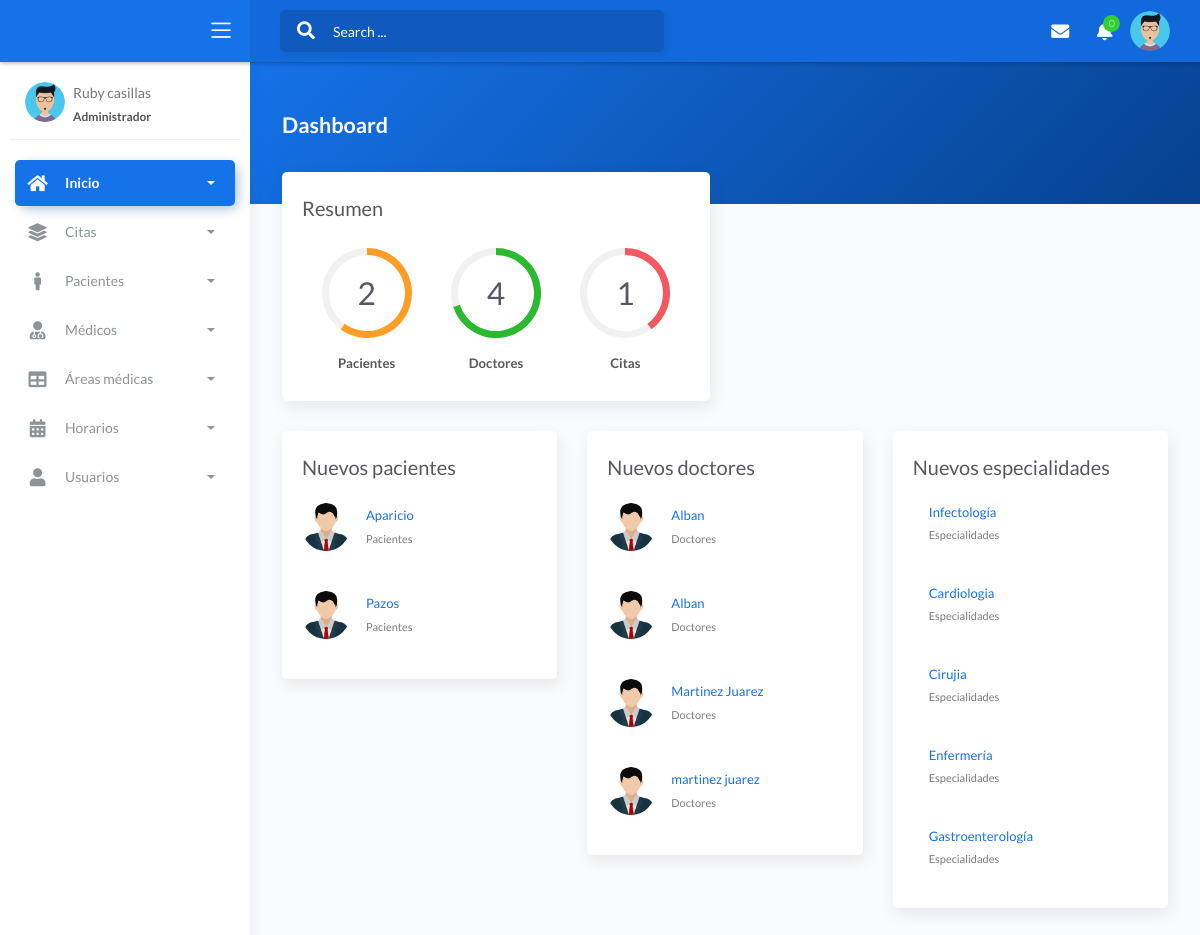
Screenshot of /view/admin/admin.php (signed in) with the database file from the repository.
### tables this page shows
CREATE TABLE `customers` (
  `codpaci` int(11) NOT NULL,
  `dnipa` char(8) NOT NULL,
  `nombrep` varchar(50) NOT NULL,
  `apellidop` varchar(50) NOT NULL,
  `seguro` char(10) NOT NULL,
  `tele` char(9) NOT NULL,
  `sexo` char(15) NOT NULL,
  `usuario` varchar(15) NOT NULL,
  `clave` varchar(255) NOT NULL,
  `cargo` char(1) NOT NULL,
  `estado` varchar(15) NOT NULL,
  `fecha_create` timestamp NOT NULL DEFAULT current_timestamp() ON UPDATE current_timestamp()
);

CREATE TABLE `doctor` (
  `coddoc` int(11) NOT NULL,
  `dnidoc` char(8) NOT NULL,
  `nomdoc` varchar(50) NOT NULL,
  `apedoc` varchar(50) NOT NULL,
  `codespe` int(11) NOT NULL,
  `sexo` char(15) NOT NULL,
  `telefo` char(9) NOT NULL,
  `fechanaci` date NOT NULL,
  `correo` varchar(50) NOT NULL,
  `naciona` varchar(35) NOT NULL,
  `usuario` varchar(15) NOT NULL,
  `clave` varchar(255) NOT NULL,
  `estado` char(15) NOT NULL,
  `fecha_create` timestamp NOT NULL DEFAULT current_timestamp() ON UPDATE current_timestamp()
);

CREATE TABLE `specialty` (
  `codespe` int(11) NOT NULL,
  `nombrees` varchar(50) NOT NULL,
  `fecha_create` timestamp NOT NULL DEFAULT current_timestamp() ON UPDATE current_timestamp()
);

### view/admin/admin.php (the view, shortened to what this page needs)
<!DOCTYPE html>
<html lang="en">
<head>
	<link rel="stylesheet" href="../../assets/css/bootstrap.min.css">
	<link rel="stylesheet" href="../../assets/css/atlantis.min.css">
	<link rel="stylesheet" href="../../assets/css/demo.css">
</head>
<body>
	<div class="wrapper">
		<div class="main-header">
			<div class="logo-header" data-background-color="blue" justify-content=center full>
				<div class="nav-toggle">
					<button class="btn btn-toggle toggle-sidebar">
						<i class="icon-menu"></i>
					</button>
				</div>
			</div>
			<nav class="navbar navbar-header navbar-expand-lg" data-background-color="blue2">
				<div class="container-fluid">
					<div class="collapse" id="search-nav">
						<form class="navbar-left navbar-form nav-search mr-md-3">
							<div class="input-group">
								<div class="input-group-prepend">
									<button type="submit" class="btn btn-search pr-1">
										<i class="fa fa-search search-icon"></i>
									</button>
								</div>
								<input type="text" placeholder="Search ..." class="form-control">
							</div>
						</form>
					</div>
					<ul class="navbar-nav topbar-nav ml-md-auto align-items-center">
						<li class="nav-item dropdown hidden-caret">
							<a class="nav-link dropdown-toggle" href="#" id="messageDropdown" role="button"
								data-toggle="dropdown" aria-haspopup="true" aria-expanded="false">
								<i class="fa fa-envelope"></i>
							</a>
						</li>
						<li class="nav-item dropdown hidden-caret">
							<a class="nav-link dropdown-toggle" href="#" id="notifDropdown" role="button"
								data-toggle="dropdown" aria-haspopup="true" aria-expanded="false">
								<i class="fa fa-bell"></i>
								<span class="notification">0</span>
							</a>
						</li>
						<li class="nav-item dropdown hidden-caret">
							<a class="dropdown-toggle profile-pic" data-toggle="dropdown" href="#"
								aria-expanded="false">
								<div class="avatar-sm">
									<img src="../../assets/img/pngwing.com.png" alt="..."
										class="avatar-img rounded-circle">
								</div>
							</a>
						</li>
					</ul>
				</div>
			</nav>
		</div>
		<div class="sidebar sidebar-style-2">
			<div class="sidebar-wrapper scrollbar scrollbar-inner">
				<div class="sidebar-content">
					<div class="user">
						<div class="avatar-sm float-left mr-2">
							<img src="../../assets/img/pngwing.com.png" alt="..." class="avatar-img rounded-circle">
						</div>
						<div class="info">
							<a data-toggle="collapse" href="#collapseExample" aria-expanded="true">
								<span>
									<?php echo ucfirst($_SESSION['nombre']); ?>
									<span class="user-level">Administrador</span>
								</span>
							</a>
						</div>
					</div>
					<ul class="nav nav-primary">
						<li class="nav-item active">
							<a data-toggle="collapse" href="#dashboard" class="collapsed" aria-expanded="false">
								<i class="fas fa-home"></i>
								<p>Inicio</p>
								<span class="caret"></span>
							</a>
						<li class="nav-item">
							<a data-toggle="collapse" href="#base">
								<i class="fas fa-layer-group"></i>
								<p>Citas</p>
								<span class="caret"></span>
							</a>
						</li>
						<li class="nav-item">
							<a data-toggle="collapse" href="#sidebarLayouts">
								<i class="fas fa-male"></i>
								<p>Pacientes</p>
								<span class="caret"></span>
							</a>
						</li>
						<li class="nav-item">
							<a data-toggle="collapse" href="#forms">
								<i class="fas fa-user-md"></i>
								<p>Médicos</p>
								<span class="caret"></span>
							</a>
						</li>
						<li class="nav-item">
							<a data-toggle="collapse" href="#tables">
								<i class="fas fa-table"></i>
								<p>Áreas médicas</p>
								<span class="caret"></span>
							</a>
						</li>
						<li class="nav-item">
							<a data-toggle="collapse" href="#calendar">
								<i class="fas fa-calendar-alt"></i>
								<p>Horarios</p>
								<span class="caret"></span>
							</a>
						</li>
						<li class="nav-item">
							<a data-toggle="collapse" href="#user">
								<i class="fas fa-user"></i>
								<p>Usuarios</p>
								<span class="caret"></span>
							</a>
						</li>
					</ul>
				</div>
			</div>
		</div>
		<div class="main-panel">
			<div class="content">
				<div class="panel-header bg-primary-gradient">
					<div class="page-inner py-5">
						<div class="d-flex align-items-left align-items-md-center flex-column flex-md-row">
							<div>
								<h2 class="text-white pb-2 fw-bold">Dashboard</h2>
							</div>
						</div>
					</div>
				</div>
				<div class="page-inner mt--5">
					<div class="row mt--2">
						<div class="col-md-6">
							<div class="card full-height">
								<div class="card-body">
									<div class="card-title">Resumen</div>
									<div class="d-flex flex-wrap justify-content-around pb-2 pt-4">
										<div class="px-2 pb-2 pb-md-0 text-center">
											<div id="circles-1"></div>
											<h6 class="fw-bold mt-3 mb-0">Pacientes</h6>
										</div>
										<div class="px-2 pb-2 pb-md-0 text-center">
											<div id="circles-2"></div>
											<h6 class="fw-bold mt-3 mb-0">Doctores</h6>
										</div>
										<div class="px-2 pb-2 pb-md-0 text-center">
											<div id="circles-3"></div>
											<h6 class="fw-bold mt-3 mb-0">Citas</h6>
										</div>
									</div>
								</div>
							</div>
						</div>
					</div>
					<div class="row">
						<div class="col-md-4">
							<div class="card">
								<div class="card-body">
									<div class="card-title fw-mediumbold">Nuevos pacientes</div>
									<?php
									function connect()
									{
										return new mysqli("localhost", "root", "", "trabajo_grado");
									}
									$con = connect();
									$sql = "SELECT * FROM customers   ORDER BY apellidop ASC LIMIT 5";
									$query = $con->query($sql);
									$data = array();
									if ($query) {
										while ($r = $query->fetch_object()) {
											$data[] = $r;
										}
									}
									?>
									<?php if (count($data) > 0): ?>
										<?php foreach ($data as $d): ?>
											<div class="card-list">
												<div class="item-list">
													<div class="avatar">
														<img src="../../assets/img/avatar.png" alt="..."
															class="avatar-img rounded-circle">
													</div>
													<div class="info-user ml-3">
														<div class="username">
															<?php echo $d->apellidop; ?>
														</div>
														<div class="status">Pacientes</div>
													</div>
												</div>
											</div>
										<?php endforeach; ?>
									<?php else: ?>
										<p class="alert alert-warning"><strong>No hay datos</strong></p>
									<?php endif; ?>
								</div>
							</div>
						</div>
						<div class="col-md-4">
							<div class="card">
								<div class="card-body">
									<div class="card-title fw-mediumbold">Nuevos doctores</div>
									<?php
									$con = connect();
									$sql = "SELECT * FROM doctor   ORDER BY apedoc ASC LIMIT 5";
									$query = $con->query($sql);
									$data = array();
									if ($query) {
										while ($r = $query->fetch_object()) {
											$data[] = $r;
										}
									}
									?>
									<?php if (count($data) > 0): ?>
										<?php foreach ($data as $d): ?>
											<div class="card-list">
												<div class="item-list">
													<div class="avatar">
														<img src="../../assets/img/avatar.png" alt="..."
															class="avatar-img rounded-circle">
													</div>
													<div class="info-user ml-3">
														<div class="username">
															<?php echo $d->apedoc; ?>
														</div>
														<div class="status">Doctores</div>
													</div>
												</div>
											</div>
										<?php endforeach; ?>
									<?php else: ?>
										<p class="alert alert-warning"><strong>No hay datos</strong></p>
									<?php endif; ?>
								</div>
							</div>
						</div>
						<div class="col-md-4">
							<div class="card">
								<div class="card-body">
									<div class="card-title fw-mediumbold">Nuevos especialidades</div>
									<?php
									$con = connect();
									$sql = "SELECT * FROM specialty   ORDER BY nombrees ASC LIMIT 5";
									$query = $con->query($sql);
									$data = array();
									if ($query) {
										while ($r = $query->fetch_object()) {
											$data[] = $r;
										}
									}
									?>
									<?php if (count($data) > 0): ?>
										<?php foreach ($data as $d): ?>
											<div class="card-list">
												<div class="item-list">
													<div class="info-user ml-3">
														<div class="username">
															<?php echo $d->nombrees; ?>
														</div>
														<div class="status">Especialidades</div>
													</div>
												</div>
											</div>
										<?php endforeach; ?>
									<?php else: ?>
										<p class="alert alert-warning"><strong>No hay datos</strong></p>
									<?php endif; ?>
								</div>
							</div>
						</div>
					</div>
				</div>
			</div>
		</div>
	</div>
</body>
</html>

### rows the page displays
customers: apellidop "Aparicio"
customers: apellidop "Pazos"
doctor: apedoc "Alban"
doctor: apedoc "Alban"
doctor: apedoc "Martinez Juarez"
doctor: apedoc "martinez juarez"
specialty: nombrees "Infectología"
specialty: nombrees "Cardiologia"
specialty: nombrees "Cirujia"
specialty: nombrees "Enfermería"
specialty: nombrees "Gastroenterología"

### other values shown
$_SESSION['nombre'] "Ruby casillas"
